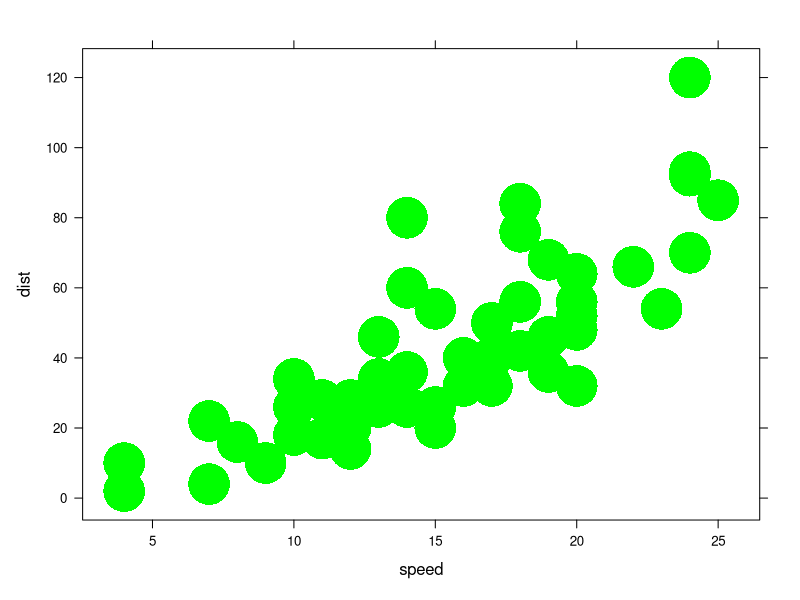

Recreate this plot in R. (Note: this script raises an error after producing the figure.)
rm(list=ls())
library(lattice)

#-----------------------------

mysettings <- trellis.par.get()
print(names(mysettings))
print(mysettings$fontsize$text)
mysettings$fontsize$text <- 20
mysettings$panel.background$col <- "blue"
mysettings$background$col="pink"
mysettings$plot.symbol$col= "red"

wyk <- xyplot(
        dist~speed,data=cars,
        #par.settings=mysettings,
        col.symbol="green",
        pch=16,
        cex=5
        )
x11()
print(wyk)

#-----------------------------
